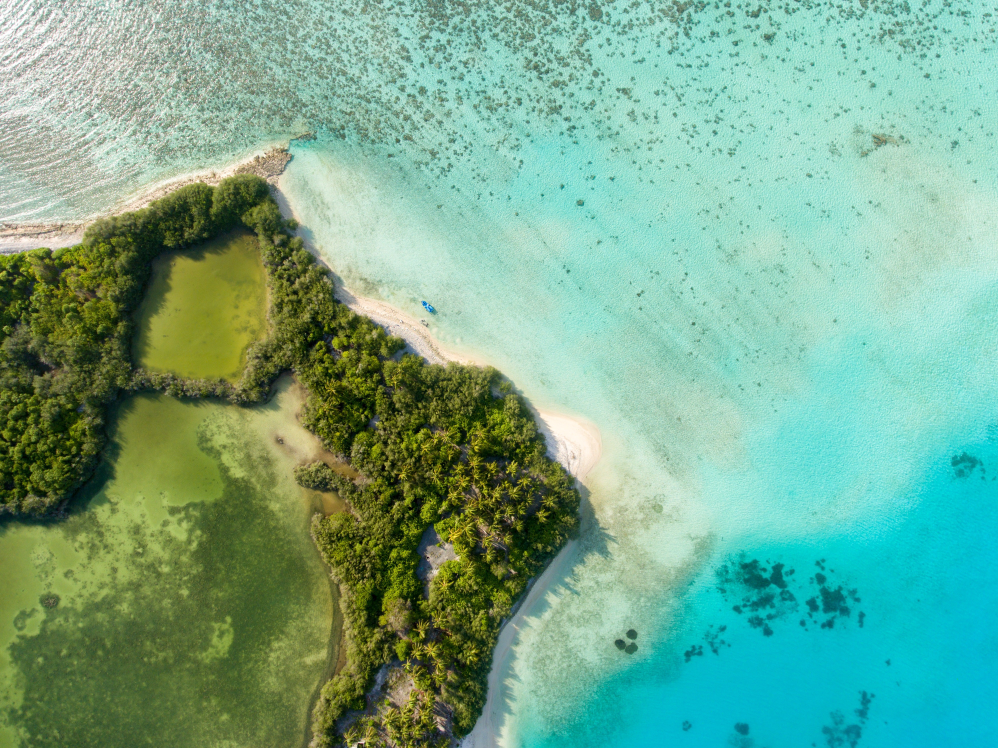
#> input picture test_image.jpg, 3992 x 2992 px (shown at 1/4 size)
$ python demo_kmeans_image_segmentation.py
#> lines starting #> are read from the running program, lines starting #| are printed output that depends on the picture
### func_Kmeans.py
import numpy as np
import matplotlib.pyplot as plt

from copy import deepcopy
from numpy import linalg

## initialisation algorithm
def func_Kmeans(X, ncls, init='k-means++', max_iter=300, bfig=False):

    # [13 lines left out: function plot, not called in this run]
        # plt.xlim(-5, 12)
        # plt.ylim(-10, 15)
        # plt.show()

    def func_Kmeanspp(X, ncls):
        '''
        intialized the centroids for K-means++
        '''

        # The number of training data
        ndata = X.shape[0]

        # The number of features in the data
        nfeature = X.shape[1]

        ## initialize the centroids list and add
        ## a randomly selected data point to the list
        centroids = np.zeros((ncls, nfeature))
        centroids[0, :] = X[np.random.randint(ndata), :]

        if bfig:
            plot(X, centroids[:0+1, :], 0, ncls)

        ## compute remaining k - 1 centroids
        for icls in range(1, ncls):

            distances = np.zeros((icls, ndata))
            dist_min = np.zeros(ndata)

            ## initialize a list to store distances of data
            ## points from nearest centroid
            for icls_pre in range(icls):
                distances[icls_pre, :] = linalg.norm(X - centroids[icls_pre, :], axis=1)

            idx_min = np.argmin(distances, axis=0)

            for imin in range(len(idx_min)):
                dist_min[imin] = distances[idx_min[imin], imin]

            imax = np.argmax(dist_min) % ndata
            centroids[icls, :] = X[imax, :]

            if bfig:
                plot(X, centroids[:icls+1, :], icls, ncls)

        return centroids

    # The number of training data
    ndata = X.shape[0]

    # The number of features in the data
    nfeature = X.shape[1]

    if init == 'ramdom':
        mean = np.mean(X, axis=0)
        std = np.std(X, axis=0)
        centers_init = np.random.randn(ncls, nfeature)*std + mean
    else:
        centers_init = func_Kmeanspp(X, ncls)

    # Store new centers
    centers = deepcopy(centers_init)

    clusters = np.zeros(ndata)
    distances = np.zeros((ndata, ncls))

    # When, after an update, the estimate of that center stays the same, exit loop
    for i in range(max_iter):
    # while error != 0:
        # Measure the distance to every center
        for icls in range(ncls):
            distances[:, icls] = linalg.norm(X - centers[icls], axis=1)

        # Assign all training data to closest center
        clusters = np.argmin(distances, axis=1)

        centers_pre = deepcopy(centers)

        # Calculate mean for every cluster and update the center
        for icls in range(ncls):
            if (clusters == icls).any():
                centers[icls, :] = np.mean(X[clusters == icls], axis=0)

        error = linalg.norm(centers - centers_pre)

        if error == 0:
            break

    return clusters, centers

### demo_kmeans_image_segmentation.py
## import libraries
import numpy as np

from sklearn.cluster import KMeans
from sklearn.datasets import load_iris
from sklearn.datasets import make_blobs

import matplotlib.pyplot as plt
from matplotlib.colors import LinearSegmentedColormap
from mpl_toolkits.mplot3d import Axes3D

from func_Kmeans import func_Kmeans
from skimage import transform

## Generate dataset
IMG = plt.imread('test_image.jpg')
#> IMG is the input picture: shape (2992, 3992, 3); mean R, G, B 117.3, 169.4, 141.1
IMG = np.uint8(255*transform.resize(IMG, [512, 768]))
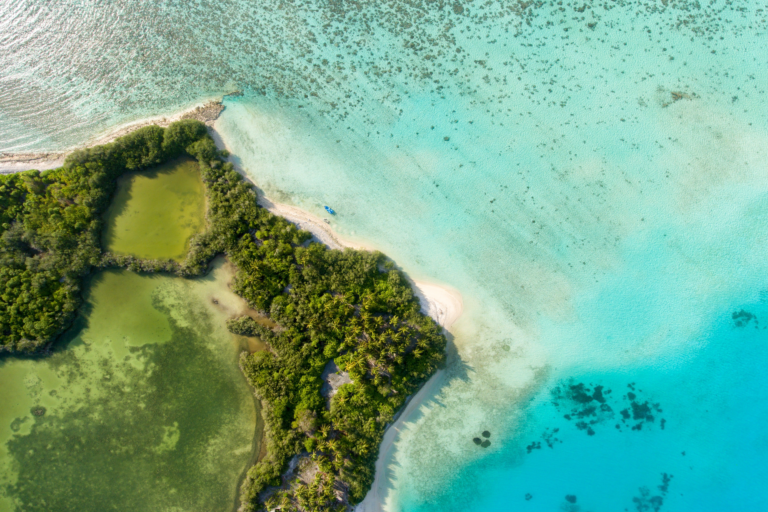
#> IMG: shape (512, 768, 3); mean R, G, B 116.8, 168.9, 140.6
X = IMG.reshape((-1, 3))

## User defined parameters
ndata = X.shape[0]      # The number of training data
#> ndata = 393216
nfeature = X.shape[1]   # The number of features in the data
#> nfeature = 3

ncls = 2                # The number of classes (clusters)
# ncls = 3                # The number of classes (clusters)
# ncls = 4                # The number of classes (clusters)

init = 'k-means++'      # 'k-means++', 'random'
max_iter = 300

## Plot the ground truth
fig = plt.figure(1)

ax = fig.add_subplot(131)
plt.imshow(IMG)
ax.set_title('Ground Truth')
plt.axis('off')

## K-means in sci-kit Learn
Kmean = KMeans(n_clusters=ncls, init=init, max_iter=max_iter)
Kmean.fit(X)
centers = Kmean.cluster_centers_
clusters = Kmean.labels_

Y_pred_sci = np.uint8(centers[clusters]).reshape(IMG.shape)

# Plot the data along the classes
fig = plt.figure(1)

ax = fig.add_subplot(132)
plt.imshow(Y_pred_sci)
ax.set_title('K-means in Sci-kit (%d clusters)' % ncls)
plt.axis('off')

## K-means from scratch
clusters, centers = func_Kmeans(X, ncls, init=init, max_iter=max_iter)
#> after the loop in func_Kmeanspp, `for icls in range(1, ncls):`: centroids = [[82, 104, 47], [253, 252, 253]]
#> the loop in func_Kmeans, `for i in range(max_iter):` made 15 passes
#> (centers_pre, error) on passes 1 to 12: ([[82, 104, 47], [253, 252, 253]], 120.7), ([[75.61, 127.7, 90.46], [164.4, 216.5, 198.6]], 13.61), ([[69.95, 121.5, 82.41], [160.1, 212.7, 194.4]], 7.06), ([[70.04, 118.3, 77.84], [156.1, 211.3, 193.4]], 18.23), ([[75.67, 111.5, 65.72], [145.9, 209.5, 193.6]], 20.34), ([[82.55, 103.4, 51.07], [136.9, 207.3, 193.2]], 6.51), ([[84.02, 100.5, 46.15], [134.6, 206.1, 192]], 1.65), ([[84.08, 99.76, 44.91], [134.2, 205.7, 191.6]], 0.406), ([[84.02, 99.55, 44.62], [134.1, 205.6, 191.4]], 0.102), ([[84, 99.5, 44.55], [134.1, 205.5, 191.4]], 0.0277), ([[84, 99.48, 44.53], [134.1, 205.5, 191.4]], 0.00648), ([[83.99, 99.48, 44.52], [134.1, 205.5, 191.4]], 0.00321)
#> after the loop in func_Kmeans, `for i in range(max_iter):`: centers = [[83.99, 99.48, 44.52], [134.1, 205.5, 191.4]]; distances = 393216 pairs, first value 0.677 to 308.7, second value 0.622 to 310.5
#> centers = [[83.99, 99.48, 44.52], [134.1, 205.5, 191.4]]

Y_pred_scratch = np.uint8(centers[clusters]).reshape(IMG.shape)
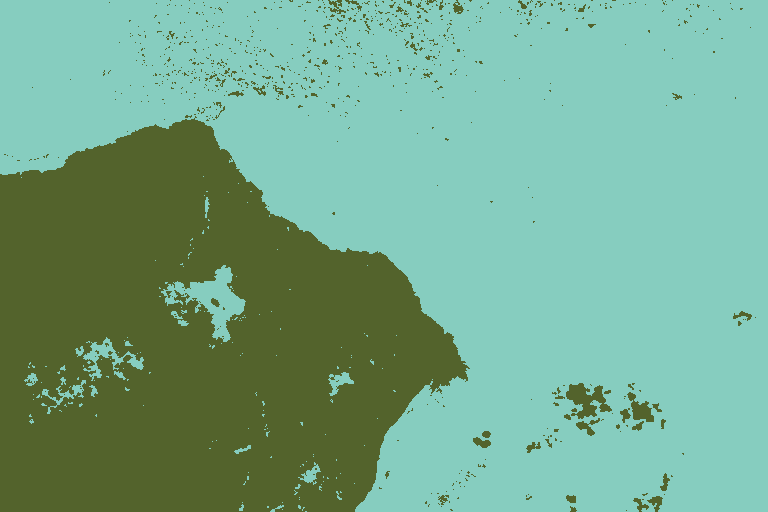
#> Y_pred_scratch: shape (512, 768, 3); mean R, G, B 116.4, 168.4, 140.2

# Plot the data along the classes
fig = plt.figure(1)

ax = fig.add_subplot(133)
plt.imshow(Y_pred_scratch)
ax.set_title('K-means from Scratch (%d clusters)' % ncls)
plt.axis('off')

plt.show()
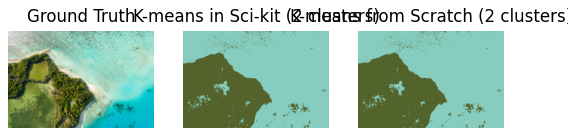
#> figure drawn by matplotlib, 3 panels
